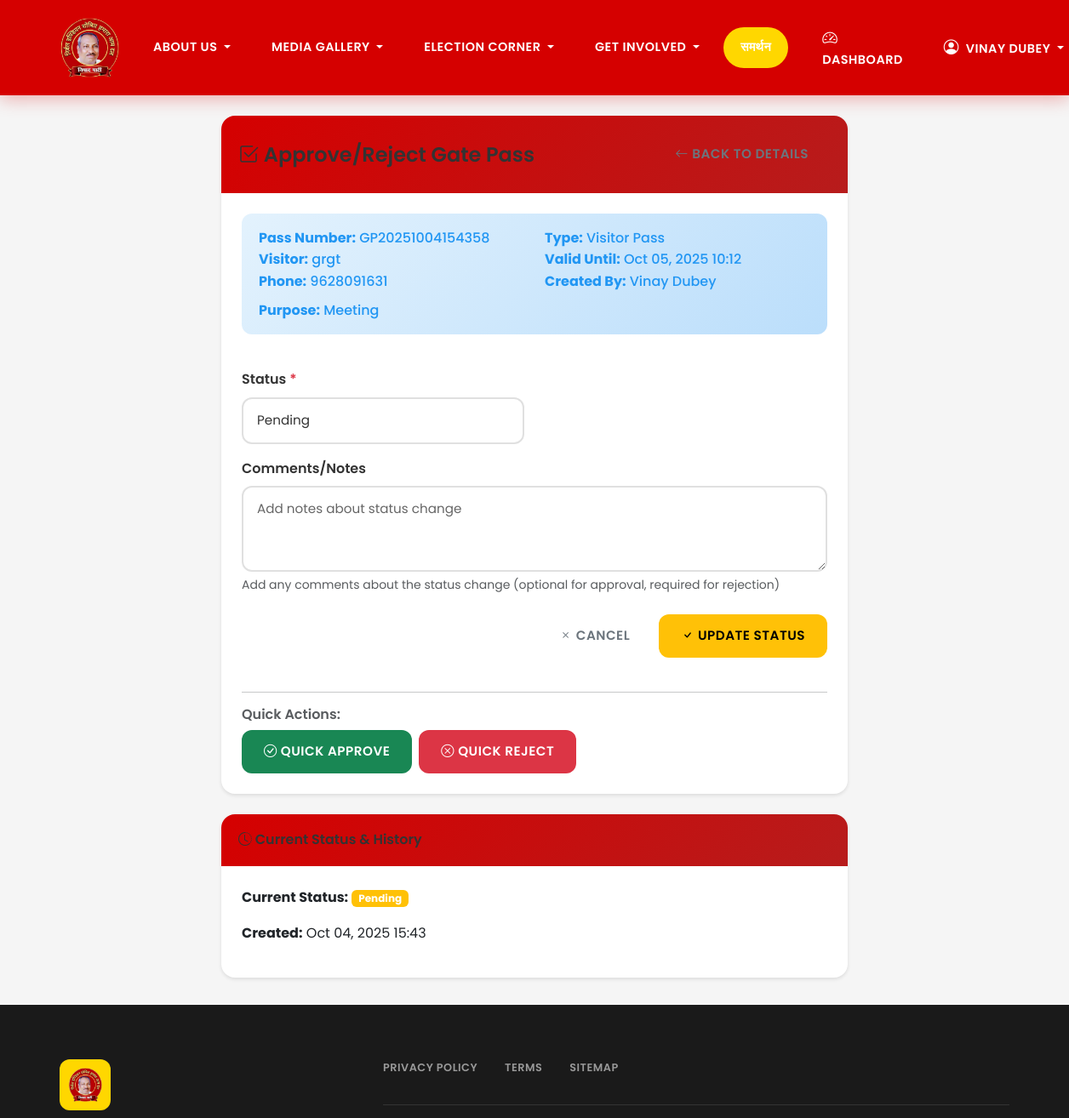
Page /gatepass/2/approve/ (signed in, upper part) on the earlier database version.
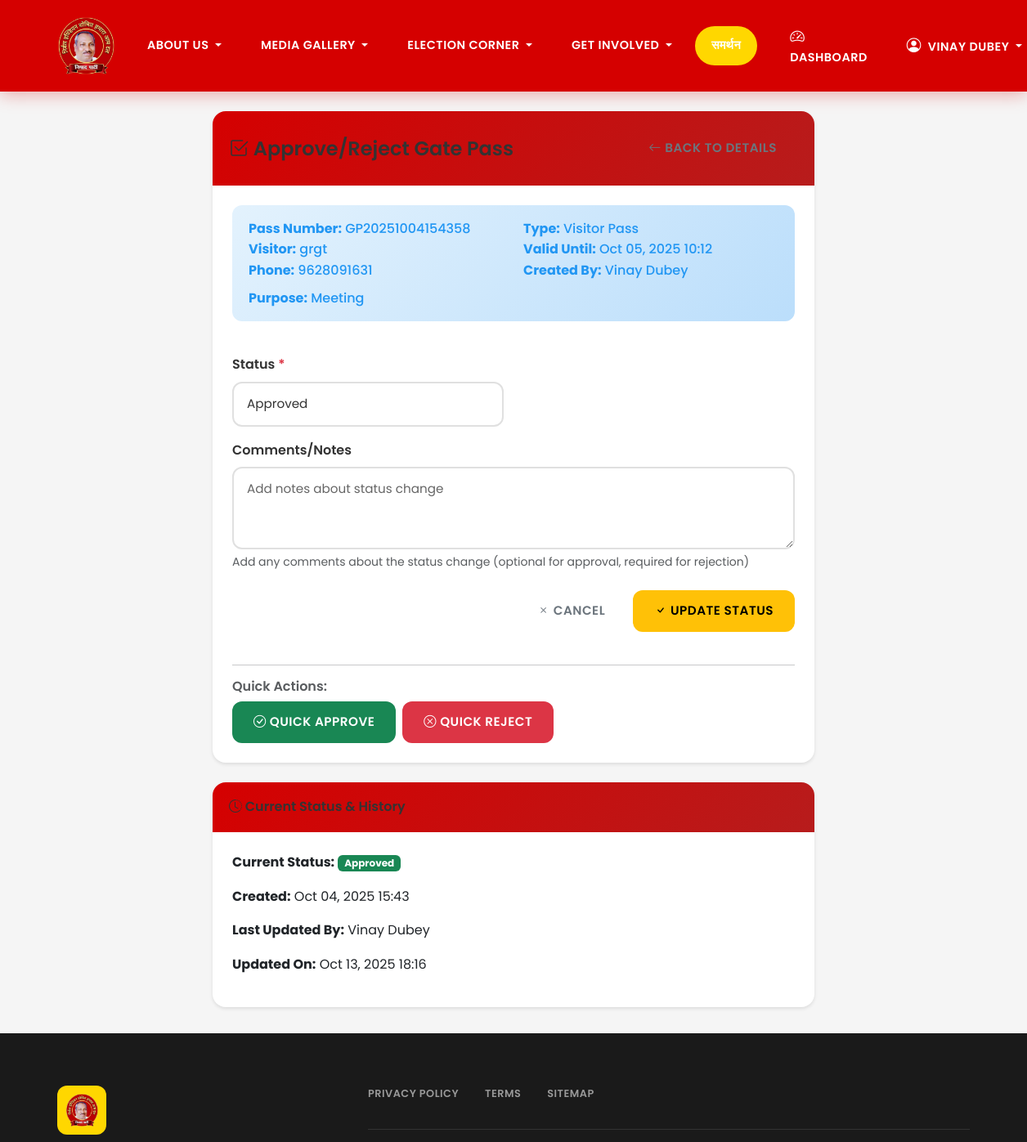
Same page on the later database version.
### gatepass/models.py (models this page shows, shortened)
class GatePass(models.Model):
    pass_number = models.CharField(max_length=20, unique=True, blank=True)
    visitor_name = models.CharField(max_length=100)
    visitor_phone = models.CharField(max_length=15)
    visitor_email = models.EmailField(blank=True)
    visitor_id_proof = models.CharField(max_length=50, help_text="ID proof number")
    company_organization = models.CharField(max_length=200, blank=True, help_text="Company/Organization name")
    pass_type = models.CharField(max_length=20, choices=GATE_PASS_TYPE_CHOICES, default='VISITOR')
    purpose = models.TextField(help_text="Purpose of visit")
    valid_from = models.DateTimeField()
    valid_until = models.DateTimeField()
    authorized_areas = models.TextField(blank=True, help_text="Areas visitor is authorized to access")
    escort_required = models.BooleanField(default=False)
    escort_name = models.CharField(max_length=100, blank=True)
    escort_phone = models.CharField(max_length=15, blank=True)
    status = models.CharField(max_length=20, choices=GATE_PASS_STATUS_CHOICES, default='PENDING')
    created_by = models.ForeignKey(User, on_delete=models.CASCADE, related_name='created_gatepasses')
    approved_by = models.ForeignKey(User, on_delete=models.SET_NULL, null=True, blank=True, related_name='approved_gatepasses')
    created_at = models.DateTimeField(auto_now_add=True)
    updated_at = models.DateTimeField(auto_now=True)
    approved_at = models.DateTimeField(null=True, blank=True)
    notes = models.TextField(blank=True, help_text="Additional notes")
    class Meta:
        verbose_name = _("Gate Pass")
        verbose_name_plural = _("Gate Passes")
        ordering = ['-created_at']

### accounts/models.py (models this page shows, shortened)
class User(AbstractUser):
    phone_number = models.CharField(max_length=15, unique=True)
    is_phone_verified = models.BooleanField(default=False)
    user_type = models.CharField(max_length=20, choices=USER_TYPE_CHOICES, default='SUPPORTER')
    constituency = models.CharField(max_length=100, blank=True)
    district = models.CharField(max_length=100, blank=True)
    state = models.CharField(max_length=50, blank=True)
    preferred_language = models.CharField(max_length=5, choices=LANGUAGE_CHOICES, default='hi')
    fishing_license_number = models.CharField(max_length=50, blank=True)
    boat_registration = models.CharField(max_length=50, blank=True)
    family_primary_account = models.ForeignKey('self', null=True, blank=True, on_delete=models.SET_NULL, related_name='family_members')
    created_at = models.DateTimeField(auto_now_add=True)
    objects = UserManager()
    USERNAME_FIELD = 'phone_number'
    REQUIRED_FIELDS = ['first_name', 'last_name']
    @property
    def full_name(self):
        return self.get_full_name() or self.username

### gatepass/views.py (the view)
# urls.py: path('<int:pk>/approve/', views.approve_gatepass, name='approve'),
@gatepass_approve_required
def approve_gatepass(request, pk):
    gatepass = get_object_or_404(GatePass, pk=pk)
    if request.method == 'POST':
        form = GatePassStatusUpdateForm(request.POST, instance=gatepass)
        if form.is_valid():
            gatepass = form.save(commit=False)
            if gatepass.status == 'APPROVED':
                gatepass.approved_by = request.user
                gatepass.approved_at = timezone.now()
            gatepass.save()
            GatePassLog.objects.create(
                gatepass=gatepass,
                action=f'STATUS_CHANGED_TO_{gatepass.status}',
                details=f'Status changed to {gatepass.get_status_display()}',
                performed_by=request.user
            )
            messages.success(request, f'Gate pass status updated to {gatepass.get_status_display()}')
            return redirect('gatepass:detail', pk=gatepass.pk)
    else:
        form = GatePassStatusUpdateForm(instance=gatepass)
    context = {
        'form': form,
        'gatepass': gatepass,
    }
    return render(request, 'gatepass/approve.html', context)

### gatepass/forms.py
class GatePassStatusUpdateForm(forms.ModelForm):
    class Meta:
        model = GatePass
        fields = ['status', 'notes']
        widgets = {
            'status': forms.Select(attrs={'class': 'form-control'}),
            'notes': forms.Textarea(attrs={'class': 'form-control', 'rows': 3, 'placeholder': 'Add notes about status change'}),
        }

### gatepass/permissions.py (called while the page is built)
def can_approve_gatepass(user):
    if not user.is_authenticated:
        return False
    return user.user_type in ['ADMINISTRATOR', 'COORDINATOR']

def gatepass_approve_required(view_func):
    @wraps(view_func)
    @login_required
    def _wrapped_view(request, *args, **kwargs):
        if not can_approve_gatepass(request.user):
            return HttpResponseForbidden("You don't have permission to approve gate passes.")
        return view_func(request, *args, **kwargs)
    return _wrapped_view

### templates/gatepass/approve.html (shortened to what the changed rows need)
{% extends 'base.html' %}
{% block content %}
<div class="container mt-4">
    <div class="row justify-content-center">
        <div class="col-md-8">
            <div class="card">
                <div class="card-body">
                    <div class="row mb-4">
                        <div class="col-12">
                            <div class="alert alert-info">
                                <div class="row">
                                    <div class="col-md-6">
                                        <strong>Pass Number:</strong> {{ gatepass.pass_number }}<br>
                                        <strong>Visitor:</strong> {{ gatepass.visitor_name }}<br>
                                        <strong>Phone:</strong> {{ gatepass.visitor_phone }}
                                    </div>
                                    <div class="col-md-6">
                                        <strong>Type:</strong> {{ gatepass.get_pass_type_display }}<br>
                                        <strong>Valid Until:</strong> {{ gatepass.valid_until|date:"M d, Y H:i" }}<br>
                                        <strong>Created By:</strong> {{ gatepass.created_by.full_name }}
                                    </div>
                                </div>
                                <div class="row mt-2">
                                    <div class="col-12">
                                        <strong>Purpose:</strong> {{ gatepass.purpose }}
                                    </div>
                                </div>
                            </div>
                        </div>
                    </div>
                    <form method="post">
                        <div class="row">
                            <div class="col-md-6 mb-3">
                                <label for="{{ form.status.id_for_label }}" class="form-label">
                                    Status <span class="text-danger">*</span>
                                </label>
                                {{ form.status }}
                            </div>
                        </div>
                        <div class="row mb-4">
                            <div class="col-12">
                                <label for="{{ form.notes.id_for_label }}" class="form-label">
                                    Comments/Notes
                                </label>
                                {{ form.notes }}
                                <div class="form-text">
                                    Add any comments about the status change (optional for approval, required for rejection)
                                </div>
                            </div>
                        </div>
                    </form>
                </div>
            </div>
            <div class="card mt-4">
                <div class="card-body">
                    <p><strong>Current Status:</strong>
                        {% if gatepass.status == 'PENDING' %}
                            <span class="badge bg-warning">{{ gatepass.get_status_display }}</span>
                        {% elif gatepass.status == 'APPROVED' %}
                            <span class="badge bg-success">{{ gatepass.get_status_display }}</span>
                        {% elif gatepass.status == 'REJECTED' %}
                            <span class="badge bg-danger">{{ gatepass.get_status_display }}</span>
                        {% endif %}
                    </p>
                    <p><strong>Created:</strong> {{ gatepass.created_at|date:"M d, Y H:i" }}</p>
                    {% if gatepass.approved_by %}
                        <p><strong>Last Updated By:</strong> {{ gatepass.approved_by.full_name }}</p>
                        <p><strong>Updated On:</strong> {{ gatepass.approved_at|date:"M d, Y H:i" }}</p>
                    {% endif %}
                </div>
            </div>
        </div>
    </div>
</div>
{% endblock %}

Differences in the rows shown:
changed GatePass "GP20251004154358": status "Pending" → "Approved"; approved_by_id empty → 2 (drawn); approved_by.full_name (not shown) → "Vinay Dubey"; approved_at (not shown) → "Oct 13, 2025 18:16"
Other differences:
text now shown: "Last Updated By: Updated On:"
